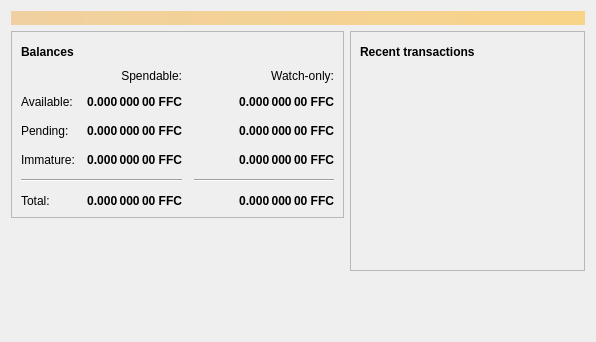
<?xml version="1.0" encoding="UTF-8"?>
<ui version="4.0">
 <class>OverviewPage</class>
 <widget class="QWidget" name="OverviewPage">
  <property name="geometry">
   <rect>
    <x>0</x>
    <y>0</y>
    <width>596</width>
    <height>342</height>
   </rect>
  </property>
  <property name="windowTitle">
   <string>Form</string>
  </property>
  <layout class="QVBoxLayout" name="topLayout">
   <item>
    <widget class="QLabel" name="labelAlerts">
     <property name="visible">
      <bool>false</bool>
     </property>
     <property name="styleSheet">
      <string notr="true">QLabel { background-color: qlineargradient(x1: 0, y1: 0, x2: 1, y2: 0, stop:0 #F0D0A0, stop:1 #F8D488); color:#000000; }</string>
     </property>
     <property name="wordWrap">
      <bool>true</bool>
     </property>
     <property name="margin">
      <number>3</number>
     </property>
     <property name="textInteractionFlags">
      <set>Qt::TextSelectableByMouse</set>
     </property>
    </widget>
   </item>
   <item>
    <layout class="QHBoxLayout" name="horizontalLayout" stretch="1,1">
     <item>
      <layout class="QVBoxLayout" name="verticalLayout_2">
       <item>
        <widget class="QFrame" name="frame">
         <property name="frameShape">
          <enum>QFrame::StyledPanel</enum>
         </property>
         <property name="frameShadow">
          <enum>QFrame::Raised</enum>
         </property>
         <layout class="QVBoxLayout" name="verticalLayout_4">
          <item>
           <layout class="QHBoxLayout" name="horizontalLayout_4">
            <item>
             <widget class="QLabel" name="label_5">
              <property name="font">
               <font>
                <weight>75</weight>
                <bold>true</bold>
               </font>
              </property>
              <property name="text">
               <string>Balances</string>
              </property>
             </widget>
            </item>
            <item>
             <widget class="QPushButton" name="labelWalletStatus">
              <property name="enabled">
               <bool>true</bool>
              </property>
              <property name="maximumSize">
               <size>
                <width>30</width>
                <height>16777215</height>
               </size>
              </property>
              <property name="toolTip">
               <string>The displayed information may be out of date. Your wallet automatically synchronizes with the Fifacoin network after a connection is established, but this process has not completed yet.</string>
              </property>
              <property name="text">
               <string/>
              </property>
              <property name="icon">
               <iconset resource="../bitcoin.qrc">
                <normaloff>:/icons/warning</normaloff>
                <disabledoff>:/icons/warning</disabledoff>:/icons/warning</iconset>
              </property>
              <property name="iconSize">
               <size>
                <width>24</width>
                <height>24</height>
               </size>
              </property>
              <property name="flat">
               <bool>true</bool>
              </property>
             </widget>
            </item>
            <item>
             <spacer name="horizontalSpacer_3">
              <property name="orientation">
               <enum>Qt::Horizontal</enum>
              </property>
              <property name="sizeHint" stdset="0">
               <size>
                <width>40</width>
                <height>20</height>
               </size>
              </property>
             </spacer>
            </item>
           </layout>
          </item>
          <item>
           <layout class="QGridLayout" name="gridLayout">
            <property name="spacing">
             <number>12</number>
            </property>
            <item row="2" column="2">
             <widget class="QLabel" name="labelWatchPending">
              <property name="font">
               <font>
                <weight>75</weight>
                <bold>true</bold>
               </font>
              </property>
              <property name="cursor">
               <cursorShape>IBeamCursor</cursorShape>
              </property>
              <property name="toolTip">
               <string>Unconfirmed transactions to watch-only addresses</string>
              </property>
              <property name="text">
               <string notr="true">0.000 000 00 FFC</string>
              </property>
              <property name="alignment">
               <set>Qt::AlignRight|Qt::AlignTrailing|Qt::AlignVCenter</set>
              </property>
              <property name="textInteractionFlags">
               <set>Qt::LinksAccessibleByMouse|Qt::TextSelectableByKeyboard|Qt::TextSelectableByMouse</set>
              </property>
             </widget>
            </item>
            <item row="2" column="1">
             <widget class="QLabel" name="labelUnconfirmed">
              <property name="font">
               <font>
                <weight>75</weight>
                <bold>true</bold>
               </font>
              </property>
              <property name="cursor">
               <cursorShape>IBeamCursor</cursorShape>
              </property>
              <property name="toolTip">
               <string>Total of transactions that have yet to be confirmed, and do not yet count toward the spendable balance</string>
              </property>
              <property name="text">
               <string notr="true">0.000 000 00 FFC</string>
              </property>
              <property name="alignment">
               <set>Qt::AlignRight|Qt::AlignTrailing|Qt::AlignVCenter</set>
              </property>
              <property name="textInteractionFlags">
               <set>Qt::LinksAccessibleByMouse|Qt::TextSelectableByKeyboard|Qt::TextSelectableByMouse</set>
              </property>
             </widget>
            </item>
            <item row="3" column="2">
             <widget class="QLabel" name="labelWatchImmature">
              <property name="font">
               <font>
                <weight>75</weight>
                <bold>true</bold>
               </font>
              </property>
              <property name="cursor">
               <cursorShape>IBeamCursor</cursorShape>
              </property>
              <property name="toolTip">
               <string>Mined balance in watch-only addresses that has not yet matured</string>
              </property>
              <property name="text">
               <string notr="true">0.000 000 00 FFC</string>
              </property>
              <property name="alignment">
               <set>Qt::AlignRight|Qt::AlignTrailing|Qt::AlignVCenter</set>
              </property>
              <property name="textInteractionFlags">
               <set>Qt::LinksAccessibleByMouse|Qt::TextSelectableByKeyboard|Qt::TextSelectableByMouse</set>
              </property>
             </widget>
            </item>
            <item row="4" column="0" colspan="2">
             <widget class="Line" name="line">
              <property name="orientation">
               <enum>Qt::Horizontal</enum>
              </property>
             </widget>
            </item>
            <item row="4" column="2">
             <widget class="Line" name="lineWatchBalance">
              <property name="sizePolicy">
               <sizepolicy hsizetype="Preferred" vsizetype="Fixed">
                <horstretch>0</horstretch>
                <verstretch>0</verstretch>
               </sizepolicy>
              </property>
              <property name="minimumSize">
               <size>
                <width>140</width>
                <height>0</height>
               </size>
              </property>
              <property name="orientation">
               <enum>Qt::Horizontal</enum>
              </property>
             </widget>
            </item>
            <item row="5" column="0">
             <widget class="QLabel" name="labelTotalText">
              <property name="text">
               <string>Total:</string>
              </property>
             </widget>
            </item>
            <item row="3" column="1">
             <widget class="QLabel" name="labelImmature">
              <property name="font">
               <font>
                <weight>75</weight>
                <bold>true</bold>
               </font>
              </property>
              <property name="cursor">
               <cursorShape>IBeamCursor</cursorShape>
              </property>
              <property name="toolTip">
               <string>Mined balance that has not yet matured</string>
              </property>
              <property name="text">
               <string notr="true">0.000 000 00 FFC</string>
              </property>
              <property name="alignment">
               <set>Qt::AlignRight|Qt::AlignTrailing|Qt::AlignVCenter</set>
              </property>
              <property name="textInteractionFlags">
               <set>Qt::LinksAccessibleByMouse|Qt::TextSelectableByKeyboard|Qt::TextSelectableByMouse</set>
              </property>
             </widget>
            </item>
            <item row="2" column="3">
             <spacer name="horizontalSpacer_2">
              <property name="orientation">
               <enum>Qt::Horizontal</enum>
              </property>
              <property name="sizeHint" stdset="0">
               <size>
                <width>40</width>
                <height>20</height>
               </size>
              </property>
             </spacer>
            </item>
            <item row="3" column="0">
             <widget class="QLabel" name="labelImmatureText">
              <property name="text">
               <string>Immature:</string>
              </property>
             </widget>
            </item>
            <item row="5" column="1">
             <widget class="QLabel" name="labelTotal">
              <property name="font">
               <font>
                <weight>75</weight>
                <bold>true</bold>
               </font>
              </property>
              <property name="cursor">
               <cursorShape>IBeamCursor</cursorShape>
              </property>
              <property name="toolTip">
               <string>Your current total balance</string>
              </property>
              <property name="text">
               <string notr="true">0.000 000 00 FFC</string>
              </property>
              <property name="alignment">
               <set>Qt::AlignRight|Qt::AlignTrailing|Qt::AlignVCenter</set>
              </property>
              <property name="textInteractionFlags">
               <set>Qt::LinksAccessibleByMouse|Qt::TextSelectableByKeyboard|Qt::TextSelectableByMouse</set>
              </property>
             </widget>
            </item>
            <item row="5" column="2">
             <widget class="QLabel" name="labelWatchTotal">
              <property name="font">
               <font>
                <weight>75</weight>
                <bold>true</bold>
               </font>
              </property>
              <property name="cursor">
               <cursorShape>IBeamCursor</cursorShape>
              </property>
              <property name="toolTip">
               <string>Current total balance in watch-only addresses</string>
              </property>
              <property name="text">
               <string notr="true">0.000 000 00 FFC</string>
              </property>
              <property name="alignment">
               <set>Qt::AlignRight|Qt::AlignTrailing|Qt::AlignVCenter</set>
              </property>
              <property name="textInteractionFlags">
               <set>Qt::LinksAccessibleByMouse|Qt::TextSelectableByKeyboard|Qt::TextSelectableByMouse</set>
              </property>
             </widget>
            </item>
            <item row="0" column="2">
             <widget class="QLabel" name="labelWatchonly">
              <property name="text">
               <string>Watch-only:</string>
              </property>
              <property name="alignment">
               <set>Qt::AlignRight|Qt::AlignTrailing|Qt::AlignVCenter</set>
              </property>
             </widget>
            </item>
            <item row="1" column="0">
             <widget class="QLabel" name="labelBalanceText">
              <property name="text">
               <string>Available:</string>
              </property>
             </widget>
            </item>
            <item row="1" column="1">
             <widget class="QLabel" name="labelBalance">
              <property name="font">
               <font>
                <weight>75</weight>
                <bold>true</bold>
               </font>
              </property>
              <property name="cursor">
               <cursorShape>IBeamCursor</cursorShape>
              </property>
              <property name="toolTip">
               <string>Your current spendable balance</string>
              </property>
              <property name="text">
               <string notr="true">0.000 000 00 FFC</string>
              </property>
              <property name="alignment">
               <set>Qt::AlignRight|Qt::AlignTrailing|Qt::AlignVCenter</set>
              </property>
              <property name="textInteractionFlags">
               <set>Qt::LinksAccessibleByMouse|Qt::TextSelectableByKeyboard|Qt::TextSelectableByMouse</set>
              </property>
             </widget>
            </item>
            <item row="1" column="2">
             <widget class="QLabel" name="labelWatchAvailable">
              <property name="font">
               <font>
                <weight>75</weight>
                <bold>true</bold>
               </font>
              </property>
              <property name="cursor">
               <cursorShape>IBeamCursor</cursorShape>
              </property>
              <property name="toolTip">
               <string>Your current balance in watch-only addresses</string>
              </property>
              <property name="text">
               <string notr="true">0.000 000 00 FFC</string>
              </property>
              <property name="alignment">
               <set>Qt::AlignRight|Qt::AlignTrailing|Qt::AlignVCenter</set>
              </property>
              <property name="textInteractionFlags">
               <set>Qt::LinksAccessibleByMouse|Qt::TextSelectableByKeyboard|Qt::TextSelectableByMouse</set>
              </property>
             </widget>
            </item>
            <item row="2" column="0">
             <widget class="QLabel" name="labelPendingText">
              <property name="text">
               <string>Pending:</string>
              </property>
             </widget>
            </item>
            <item row="0" column="1">
             <widget class="QLabel" name="labelSpendable">
              <property name="text">
               <string>Spendable:</string>
              </property>
              <property name="alignment">
               <set>Qt::AlignRight|Qt::AlignTrailing|Qt::AlignVCenter</set>
              </property>
             </widget>
            </item>
           </layout>
          </item>
         </layout>
        </widget>
       </item>
       <item>
        <spacer name="verticalSpacer">
         <property name="orientation">
          <enum>Qt::Vertical</enum>
         </property>
         <property name="sizeHint" stdset="0">
          <size>
           <width>20</width>
           <height>40</height>
          </size>
         </property>
        </spacer>
       </item>
      </layout>
     </item>
     <item>
      <layout class="QVBoxLayout" name="verticalLayout_3">
       <item>
        <widget class="QFrame" name="frame_2">
         <property name="frameShape">
          <enum>QFrame::StyledPanel</enum>
         </property>
         <property name="frameShadow">
          <enum>QFrame::Raised</enum>
         </property>
         <layout class="QVBoxLayout" name="verticalLayout">
          <item>
           <layout class="QHBoxLayout" name="horizontalLayout_2">
            <item>
             <widget class="QLabel" name="label_4">
              <property name="font">
               <font>
                <weight>75</weight>
                <bold>true</bold>
               </font>
              </property>
              <property name="text">
               <string>Recent transactions</string>
              </property>
             </widget>
            </item>
            <item>
             <widget class="QPushButton" name="labelTransactionsStatus">
              <property name="enabled">
               <bool>true</bool>
              </property>
              <property name="maximumSize">
               <size>
                <width>30</width>
                <height>16777215</height>
               </size>
              </property>
              <property name="toolTip">
               <string>The displayed information may be out of date. Your wallet automatically synchronizes with the Fifacoin network after a connection is established, but this process has not completed yet.</string>
              </property>
              <property name="text">
               <string/>
              </property>
              <property name="icon">
               <iconset resource="../bitcoin.qrc">
                <normaloff>:/icons/warning</normaloff>
                <disabledoff>:/icons/warning</disabledoff>:/icons/warning</iconset>
              </property>
              <property name="iconSize">
               <size>
                <width>24</width>
                <height>24</height>
               </size>
              </property>
              <property name="flat">
               <bool>true</bool>
              </property>
             </widget>
            </item>
            <item>
             <spacer name="horizontalSpacer">
              <property name="orientation">
               <enum>Qt::Horizontal</enum>
              </property>
              <property name="sizeHint" stdset="0">
               <size>
                <width>40</width>
                <height>20</height>
               </size>
              </property>
             </spacer>
            </item>
           </layout>
          </item>
          <item>
           <widget class="QListView" name="listTransactions">
            <property name="styleSheet">
             <string notr="true">QListView { background: transparent; }</string>
            </property>
            <property name="frameShape">
             <enum>QFrame::NoFrame</enum>
            </property>
            <property name="verticalScrollBarPolicy">
             <enum>Qt::ScrollBarAlwaysOff</enum>
            </property>
            <property name="horizontalScrollBarPolicy">
             <enum>Qt::ScrollBarAlwaysOff</enum>
            </property>
            <property name="selectionMode">
             <enum>QAbstractItemView::NoSelection</enum>
            </property>
           </widget>
          </item>
         </layout>
        </widget>
       </item>
       <item>
        <spacer name="verticalSpacer_2">
         <property name="orientation">
          <enum>Qt::Vertical</enum>
         </property>
         <property name="sizeHint" stdset="0">
          <size>
           <width>20</width>
           <height>40</height>
          </size>
         </property>
        </spacer>
       </item>
      </layout>
     </item>
    </layout>
   </item>
  </layout>
 </widget>
 <resources/>
 <connections/>
</ui>
